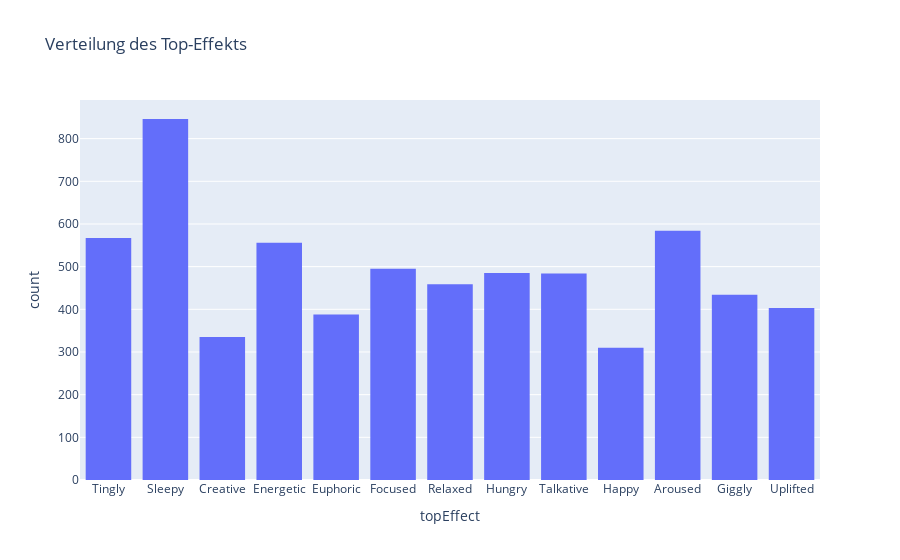

Source (notebook cell):
### Code cell
# Auftreten der Top-Effekte
fig = px.histogram(strains, x='topEffect',  title="Verteilung des Top-Effekts")
fig.show()

### Figure 1 — Plotly figure (JSON) as saved in the notebook; plotly's stock layout.template omitted (floating-point values rounded to 4 significant figures; data arrays with more than 128 entries replaced by an {"elided": "..."} marker saying what was removed)
{"data": [{"bingroup": "x", "hovertemplate": "topEffect=%{x}<br>count=%{y}<extra></extra>", "legendgroup": "", "marker": {"color": "#636efa", "pattern": {"shape": ""}}, "name": "", "orientation": "v", "showlegend": false, "type": "histogram", "x": {"elided": "8492 str values"}, "xaxis": "x", "yaxis": "y"}], "layout": {"barmode": "relative", "legend": {"tracegroupgap": 0}, "title": {"text": "Verteilung des Top-Effekts"}, "xaxis": {"anchor": "y", "domain": [0, 1], "title": {"text": "topEffect"}}, "yaxis": {"anchor": "x", "domain": [0, 1], "title": {"text": "count"}}}}
